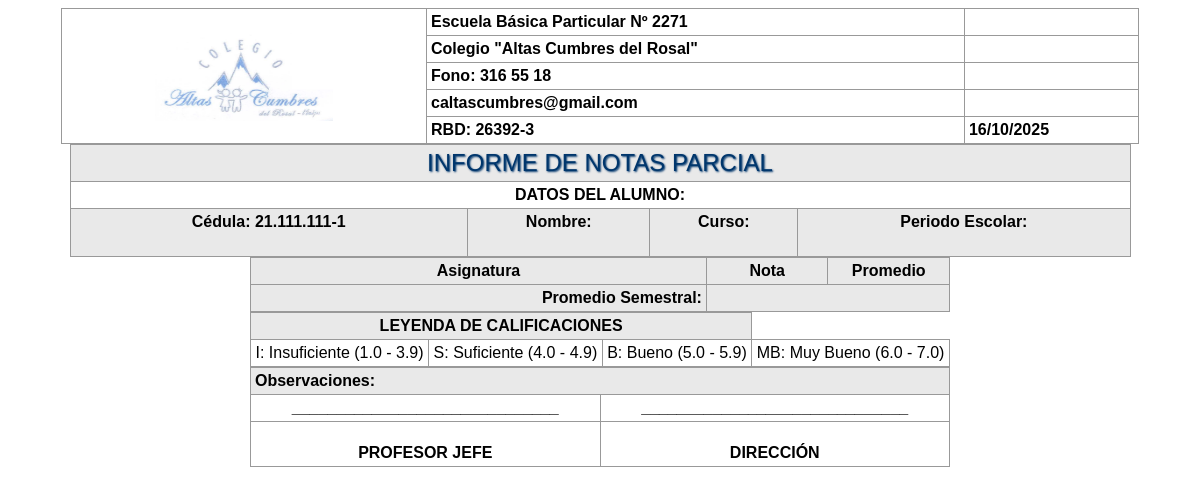
Page /registrar_notas_anotaciones_impP.php on the earlier database version.
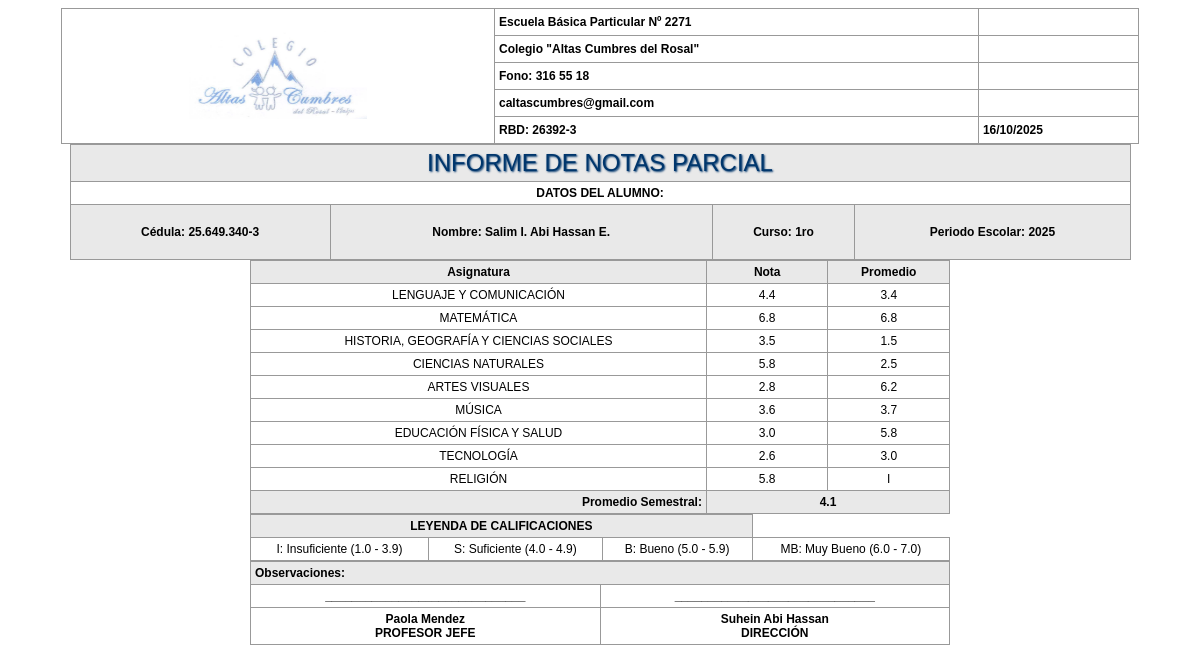
Same page on the later database version.
### tables this page shows
CREATE TABLE `imp` (
  `id` int(11) NOT NULL,
  `ci_alu` int(9) NOT NULL,
  `ci_alu2` varchar(3) NOT NULL
);

CREATE TABLE `alumno` (
  `id_alu` int(11) NOT NULL,
  `ci_alu` int(9) NOT NULL,
  `ci_alu2` varchar(1) NOT NULL,
  `nom_alu` varchar(50) NOT NULL,
  `grado` int(2) NOT NULL,
  `seccion` varchar(2) NOT NULL,
  `periodo` varchar(5) NOT NULL,
  `sexo` varchar(15) NOT NULL,
  `retirado` int(1) NOT NULL,
  `borrado` int(1) NOT NULL
);

CREATE TABLE `asignatura` (
  `id_asig` int(11) NOT NULL,
  `cod_asig` float NOT NULL,
  `nom_asig` varchar(50) NOT NULL,
  `g1` varchar(2) NOT NULL,
  `g2` varchar(2) NOT NULL,
  `g3` varchar(2) NOT NULL,
  `g4` varchar(2) NOT NULL,
  `g5` varchar(2) NOT NULL,
  `g6` varchar(2) NOT NULL,
  `g7` varchar(2) NOT NULL,
  `g8` varchar(2) NOT NULL,
  `borrado` int(1) NOT NULL
);

CREATE TABLE `notas2025` (
  `id_notas` int(11) NOT NULL,
  `ci_alu` int(8) NOT NULL,
  `ci_alu2` varchar(2) NOT NULL,
  `cod_asig` int(2) NOT NULL,
  `cod_curso` varchar(8) NOT NULL,
  `periodo` varchar(8) NOT NULL,
  `semestre` int(1) NOT NULL,
  `nota_prom` float NOT NULL,
  `prom_final` float NOT NULL,
  `prom_sem` float NOT NULL,
  `prom_gen` float NOT NULL,
  `nota` float NOT NULL,
  `anot_n` int(3) NOT NULL,
  `anot_p` int(3) NOT NULL,
  `porc_asist` int(3) NOT NULL,
  `obs` mediumtext NOT NULL,
  `fecha` date NOT NULL,
  `final` int(1) NOT NULL,
  `semestral` int(1) NOT NULL
);

CREATE TABLE `prof` (
  `id_prof` int(11) NOT NULL,
  `ci_prof` int(9) NOT NULL,
  `ci_prof2` varchar(1) NOT NULL,
  `nom_prof` varchar(30) NOT NULL,
  `dir_prof` varchar(150) NOT NULL,
  `tlf_prof` varchar(50) NOT NULL,
  `retirado` int(1) NOT NULL,
  `director` int(1) DEFAULT 0
);

### registrar_notas_anotaciones_impP.php (the view, shortened to what the changed rows need)
<?php
$conexion = conectarse_escuela();
$consulta_imp = "SELECT * FROM imp WHERE id='1'";
$resultado_imp = $conexion->query($consulta_imp);
$datos_imp = $resultado_imp->fetch_assoc();
$ci_alu = $datos_imp['ci_alu'] ?? '';
$ci_alu2 = strtoupper($datos_imp['ci_alu2'] ?? '');
$consulta_consultar = $conexion->prepare("SELECT * FROM alumno WHERE ci_alu = ? AND ci_alu2 = ?");
$consulta_consultar->bind_param("ss", $ci_alu, $ci_alu2);
$consulta_consultar->execute();
$resultado_consultar = $consulta_consultar->get_result();
$total_consultar = $resultado_consultar->num_rows;
if ($total_consultar > 0) {
    $datos_consultar = $resultado_consultar->fetch_assoc();
    $borrado = $datos_consultar['borrado'];
    if ($borrado == 0) {
        $nom_alu = $datos_consultar['nom_alu'];
        $grado = $datos_consultar['grado'];
        $periodo = $datos_consultar['periodo'];
        $cod_curso = $grado . $periodo;
        $consulta_curso = $conexion->prepare("SELECT * FROM curso WHERE cod_curso = ?");
        $consulta_curso->bind_param("s", $cod_curso);
        $consulta_curso->execute();
        $datos_curso = $consulta_curso->get_result()->fetch_assoc();
        $ci_prof = $datos_curso['ci_prof'] ?? '';
        $ci_prof2 = $datos_curso['ci_prof2'] ?? '';
        $consulta_prof = $conexion->prepare("SELECT * FROM prof WHERE ci_prof = ? AND ci_prof2 = ?");
        $consulta_prof->bind_param("ss", $ci_prof, $ci_prof2);
        $consulta_prof->execute();
        $datos_prof = $consulta_prof->get_result()->fetch_assoc();
        $nom_prof = $datos_prof['nom_prof'] ?? '';
        $consulta_dir = $conexion->prepare("SELECT * FROM prof WHERE director = 1");
        $consulta_dir->execute();
        $datos_dir = $consulta_dir->get_result()->fetch_assoc();
        $nom_dir = $datos_dir['nom_prof'] ?? '';
        if ($grado < 3) {
            $consulta_sql2 = "SELECT * FROM asignatura WHERE g1='SI' AND borrado=0 ORDER BY cod_asig";
        } elseif ($grado > 2 && $grado < 7) {
            $consulta_sql2 = "SELECT * FROM asignatura WHERE g3='SI' AND borrado=0 ORDER BY cod_asig";
        } else {
            $consulta_sql2 = "SELECT * FROM asignatura WHERE g7='SI' AND borrado=0 ORDER BY cod_asig";
        }
        $resultado_sql2 = $conexion->query($consulta_sql2);
        $prom_sem = 0;
        $s = 0;
        $tabla_notas = "";
        while ($datos_sql2 = $resultado_sql2->fetch_assoc()) {
            $cod_asig = $datos_sql2['cod_asig'];
            $nom_asig = $datos_sql2['nom_asig'];
            $consulta_periodo2 = $conexion->prepare("SELECT * FROM notas$periodo WHERE ci_alu = ? AND ci_alu2 = ? AND periodo = ? AND semestre = '1' AND cod_asig = ? ORDER BY id_notas");
            $consulta_periodo2->bind_param("ssss", $ci_alu, $ci_alu2, $periodo, $cod_asig);
            $consulta_periodo2->execute();
            $resultado_periodo2 = $consulta_periodo2->get_result();
            $nota_val = "";
            $prom_val = "";
            while ($datos_periodo2 = $resultado_periodo2->fetch_assoc()) {
                $nota_val = $datos_periodo2['nota'] > 0 ? number_format($datos_periodo2['nota'], 1, '.', '') : "";
                $prom_val = $datos_periodo2['nota_prom'] > 0 ? number_format($datos_periodo2['nota_prom'], 1, '.', '') : "";
            }
            if ($cod_asig < 100 && $prom_val > 0) {
                $s++;
                $prom_sem += $prom_val;
            }
            if ($cod_asig == 100 && $prom_val !== "") {
                $val = $prom_val;
                $prom_val = match(true) {
                    $val >= 1 && $val <= 3.9 => 'I',
                    $val >= 4 && $val <= 4.9 => 'S',
                    $val >= 5 && $val <= 5.9 => 'B',
                    $val >= 6 && $val <= 7 => 'MB',
                    default => $prom_val
                };
            }
            $tabla_notas .= "<tr>
                <td align='center' bgcolor='#FFFFFF'>{$nom_asig}</td>
                <td align='center' bgcolor='#FFFFFF'>{$nota_val}</td>
                <td align='center' bgcolor='#FFFFFF'>{$prom_val}</td>
            </tr>";
        }
        $prom_sem = ($s > 0) ? number_format($prom_sem / $s, 1, '.', '') : "";
    } else {
        echo "<script>alert('Esta Cédula del Alumno fue eliminado de la Base de Datos, Para Recuperarlo Vaya a la Papelera de Reciclaje...!!!');</script>";
        $nom_alu = $sexo = $id_alu = $grado = $periodo = "";
    }
} else {
    $nom_alu = $sexo = $id_alu = $grado = $periodo = "";
}
?>
<!DOCTYPE html>
<html xmlns="http://www.w3.org/1999/xhtml">
<head>
</head>
<body>
<center>
<form id="form1" name="form1" method="post" action="registrar_notas1_anotaciones.php">
    <table width="91%" border="0" cellpadding="2" cellspacing="2">
        <tr>
            <th align="left"><?php echo date("d/m/Y"); ?>
            </th>
        </tr>
    </table>
    <table width="1061" border="0" align="center" cellpadding="2" cellspacing="2">
        <tr align="left">
            <th align="center" bgcolor="#E9E9E9"><h4>Cédula: <?php echo number_format($ci_alu, 0, ' ', '.') . '-' . $ci_alu2; ?></h4></th>
            <th align="center" bgcolor="#E9E9E9"><h4>Nombre: <?php echo htmlspecialchars($nom_alu); ?></h4></th>
            <th align="center" bgcolor="#E9E9E9"><h4>Curso: <?php
                $grados = ['1' => '1ro', '2' => '2do', '3' => '3ro', '4' => '4to', '5' => '5to', '6' => '6to', '7' => '7mo', '8' => '8vo'];
                echo $grados[$grado] ?? '';
            ?></h4></th>
            <th align="center" bgcolor="#E9E9E9"><h4>Periodo Escolar: <?php echo htmlspecialchars($periodo); ?></h4></th>
        </tr>
    </table>
    <table width="700" border="1" align="center" cellpadding="2" cellspacing="2">
        <tr bgcolor="#E9E9E9">
            <th width="400" align="center">Asignatura</th>
            <th width="100" align="center">Nota</th>
            <th width="100" align="center">Promedio</th>
        </tr>
        <?php echo $tabla_notas; ?>
        <tr bgcolor="#E9E9E9">
            <th align="right">Promedio Semestral:</th>
            <th colspan="2" align="center"><?php echo $prom_sem; ?></th>
        </tr>
    </table>
    <table width="700" border="0" align="center" cellpadding="2" cellspacing="2">
        <tr>
            <th align="center">______________________________</th>
            <th align="center">______________________________</th>
        </tr>
        <tr>
            <th align="center"><?php echo htmlspecialchars($nom_prof); ?><br>PROFESOR JEFE</th>
            <th align="center"><?php echo htmlspecialchars($nom_dir); ?><br>DIRECCIÓN</th>
        </tr>
    </table>
</form>
</center>
</body>
</html>

Differences in the rows shown:
changed imp: ci_alu "21.111.111" → "25.649.340"; ci_alu2 "1" → "3"
added alumno: nom_alu "Salim I. Abi Hassan E.", grado "1ro", periodo "2025"
now on this page (row edited): asignatura: nom_asig "LENGUAJE Y COMUNICACIÓN", notas2025.nota "4.4", notas2025.nota_prom "3.4"
now on this page (row edited): asignatura: nom_asig "MATEMÁTICA", notas2025.nota "6.8", notas2025.nota_prom "6.8"
now on this page (row edited): asignatura: nom_asig "HISTORIA, GEOGRAFÍA Y CIENCIAS SOCIALES", notas2025.nota "3.5", notas2025.nota_prom "1.5"
now on this page (row unchanged): asignatura: nom_asig "CIENCIAS NATURALES", notas2025.nota "5.8", notas2025.nota_prom "2.5"
now on this page (row unchanged): asignatura: nom_asig "ARTES VISUALES", notas2025.nota "2.8", notas2025.nota_prom "6.2"
now on this page (row edited): asignatura: nom_asig "MÚSICA", notas2025.nota "3.6", notas2025.nota_prom "3.7"
now on this page (row edited): asignatura: nom_asig "EDUCACIÓN FÍSICA Y SALUD", notas2025.nota "3.0", notas2025.nota_prom "5.8"
now on this page (row edited): asignatura: nom_asig "TECNOLOGÍA", notas2025.nota "2.6", notas2025.nota_prom "3.0"
now on this page (row edited): asignatura: nom_asig "RELIGIÓN", notas2025.nota "5.8", notas2025.nota_prom "I"
added prof: nom_prof "Paola Mendez"
added prof: nom_prof "Suhein Abi Hassan"
Other differences:
$prom_sem: (not shown) → "4.1"
